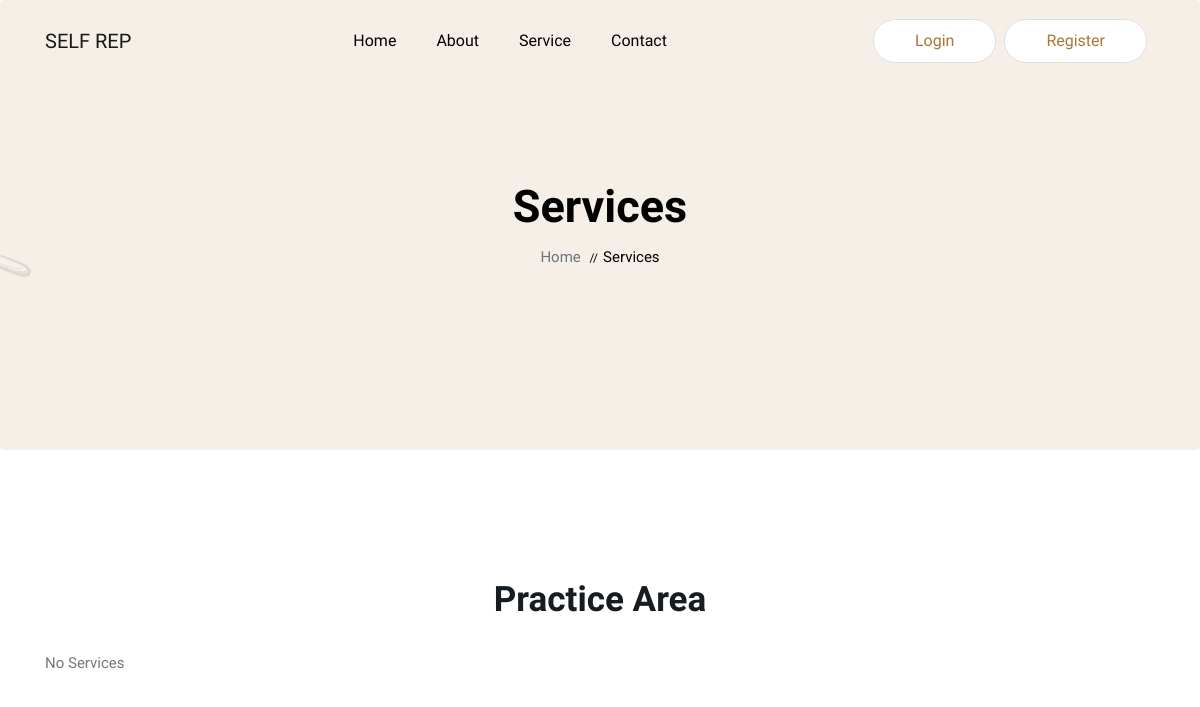
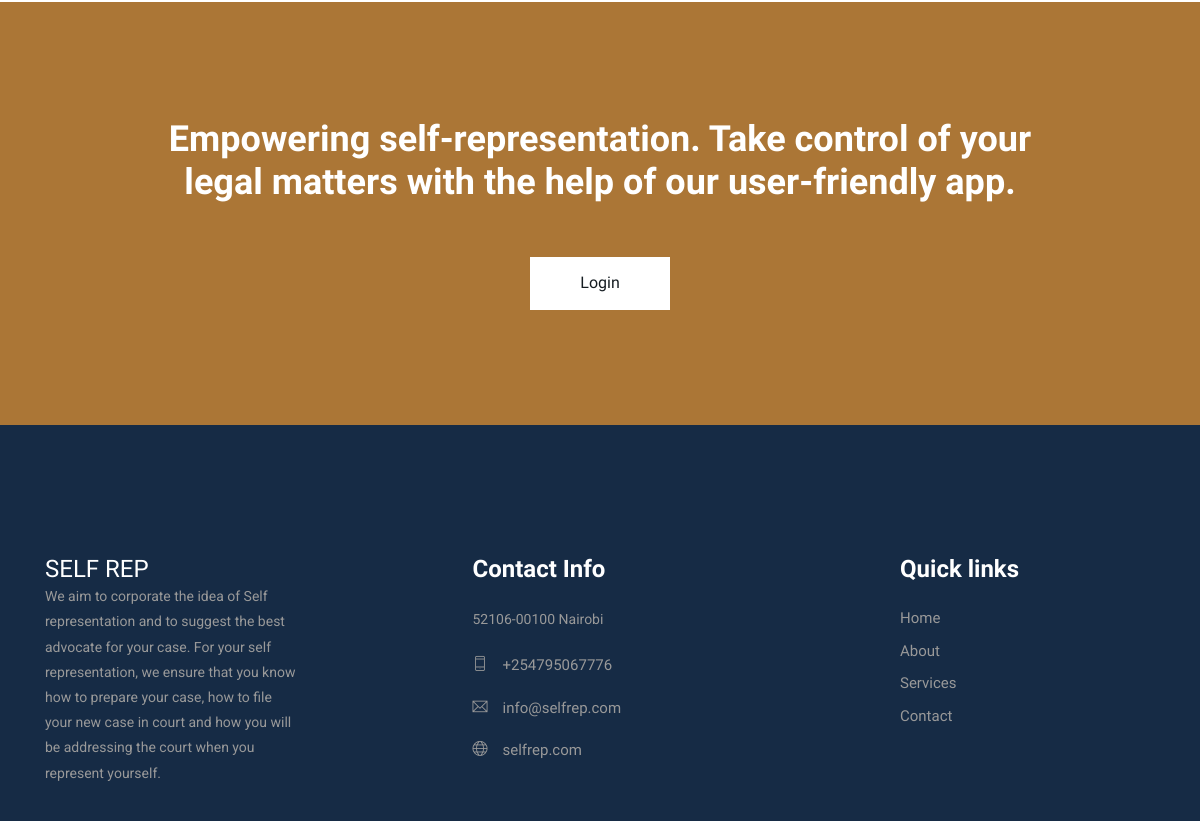
/services/, run on an earlier commit of the app's database (2 pictures, top to bottom).
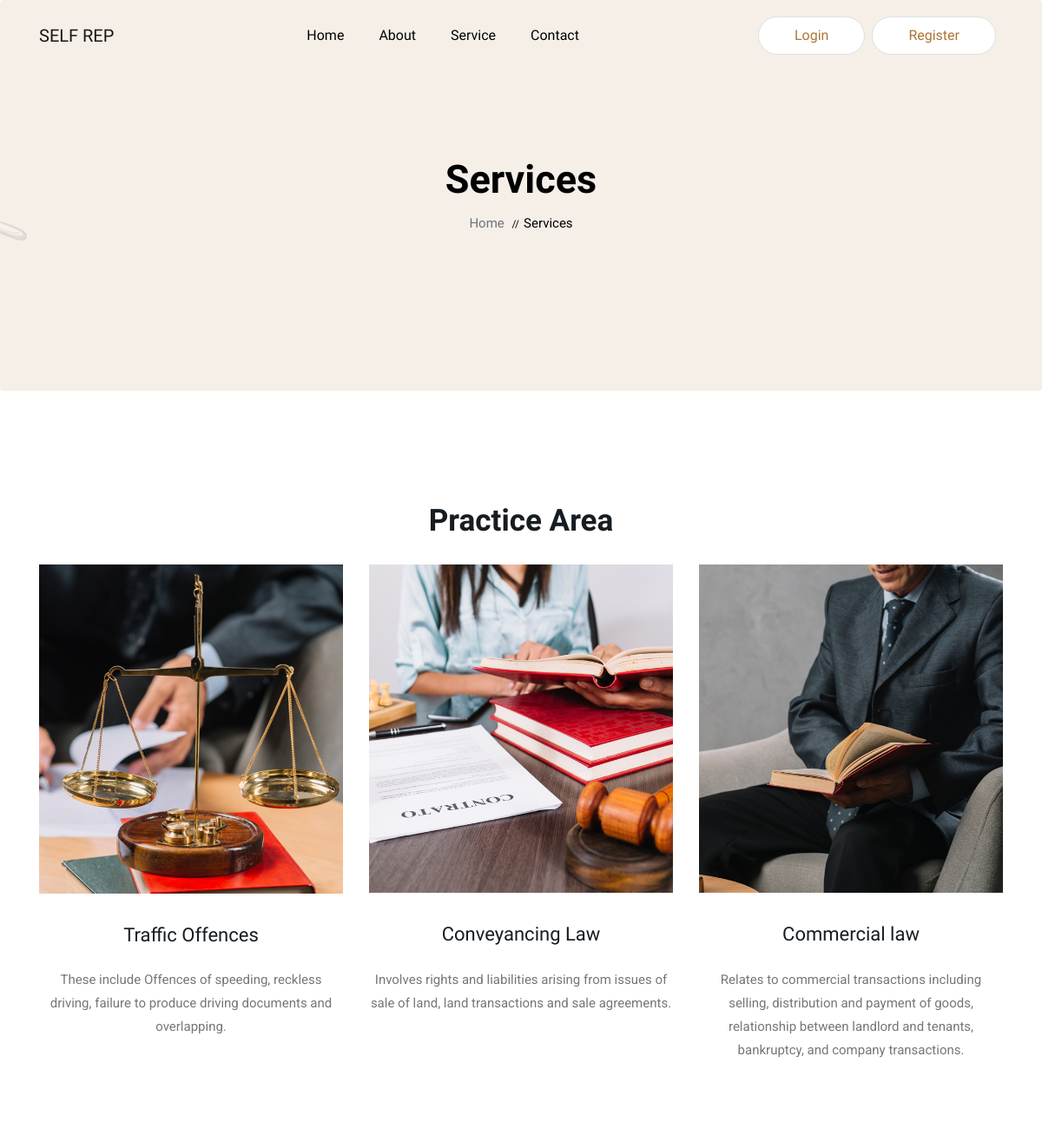
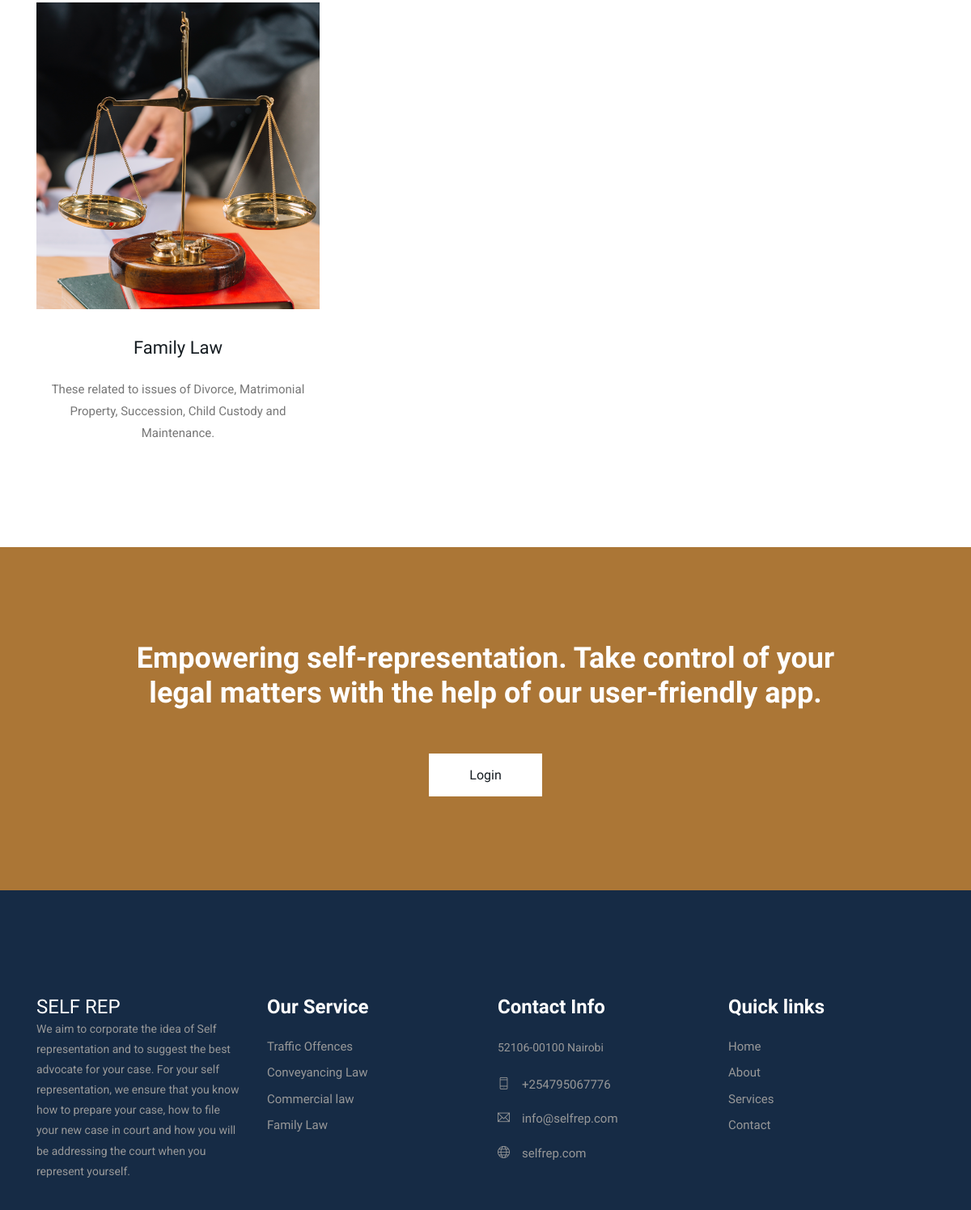
And on a later commit of the database (2 pictures, top to bottom).
### core/models.py (models this page shows, shortened)
class Service(models.Model):
    title = models.CharField(max_length=200)
    slug = models.SlugField(unique=True)
    description = models.TextField(null=True, blank=True)
    image = models.ImageField(upload_to='services/', null=True, blank=True)
    created = models.DateTimeField(auto_now_add=True)
    updated = models.DateTimeField(auto_now=True)
    class Meta:
        ordering = ['-created']
    def __str__(self):
        return self.title

### core/views.py (the view)
# urls.py: path('services/', views.services, name='services'),
def services(request):
    services = Service.objects.all()
    context = {
        'title': 'Services',
        'services': services
    }
    return render(request, 'service.html', context)

### templates/service.html
{% extends 'base.html' %}
{% block content %}
    {% include 'partials/services.html' %}
    {% include 'partials/ads.html' %}
{% endblock %}

### templates/base.html (shortened to what this page needs)
<!doctype html>
<html lang="en">
<head>
    {% include 'partials/css.html' %}
</head>
<body>
    {% include 'partials/top-nav.html' %}
    {% include 'partials/breadcrumb.html' %}
    {% block content %}
    {% endblock %}
    {% include 'partials/footer.html' %}
</body>
</html>

### templates/partials/css.html (shortened to what this page needs)
<link rel="stylesheet" href="/static/css/bootstrap.min.css">
<link rel="stylesheet" href="/static/css/animate.css">
<link rel="stylesheet" href="/static/css/owl.carousel.min.css">
<link rel="stylesheet" href="/static/css/themify-icons.css">
<link rel="stylesheet" href="/static/css/flaticon.css">
<link rel="stylesheet" href="/static/css/magnific-popup.css">
<link rel="stylesheet" href="/static/css/slick.css">
<link rel="stylesheet" href="/static/css/gijgo.min.css">
<link rel="stylesheet" href="/static/css/nice-select.css">
<link rel="stylesheet" href="/static/css/all.css">
<link rel="stylesheet" href="/static/css/style.css">

### templates/partials/top-nav.html (shortened to what this page needs)
<header class="main_menu home_menu">
    <div class="container">
        <div class="row align-items-center">
            <div class="col-lg-12">
                <nav class="navbar navbar-expand-lg navbar-light">
                    <a class="navbar-brand" href="/"> SELF REP </a>
                    <div class="collapse navbar-collapse main-menu-item" id="navbarSupportedContent">
                        <ul class="navbar-nav">
                            <li class="nav-item">
                                <a class="nav-link" href="/">Home</a>
                            </li>
                            <li class="nav-item">
                                <a class="nav-link" href="{% url 'about' %}">About</a>
                            </li>
                            <li class="nav-item">
                                <a class="nav-link" href="{% url 'services' %}">Service</a>
                            </li>
                            <li class="nav-item">
                                <a class="nav-link" href="{% url 'contact' %}">Contact</a>
                            </li>
                        </ul>
                    </div>
                    {% if user.is_authenticated %}
                        <a href="{% url 'account_logout' %}" class="d-none d-sm-block menu_btn">Logout</a>
                    {% else %}
                        <a href="{% url 'account_login' %}" class="d-none d-sm-block menu_btn">Login</a>
                        <a href="{% url 'account_signup' %}" class="d-none d-sm-block menu_btn mx-2">Register</a>
                    {% endif %}
                </nav>
            </div>
        </div>
    </div>
</header>

### templates/partials/breadcrumb.html
{% if title %}
{% if title != 'Home' %}
    <section class="breadcrumb breadcrumb_bg">
        <div class="container">
            <div class="row">
                <div class="col-lg-12">
                    <div class="breadcrumb_iner text-center">
                        <div class="breadcrumb_iner_item">
                            <h2>{{ title }}</h2>
                            <p><a href="/" class="text-muted">home</a> <span>//</span>{{ title }}</p>
                        </div>
                    </div>
                </div>
            </div>
        </div>
    </section>
{% endif %}
{% endif %}

### templates/partials/services.html
    <section class="single_service section_padding">
        <div class="container">
            <div class="row justify-content-center">
                <div class="col-lg-7 col-sm-10">
                    <div class="section_tittle">
                        <h2>Practice Area</h2>
                    </div>
                </div>
            </div>
            {% if services %}
            <div class="row justify-content-between">
                {% for service in services %}
                <div class="col-lg-4 col-sm-6">
                    <div class="single_single_service">
                        <img src="{% if service.image %}{{ service.image.url }}{% else %}/static/img/icon/service_1.svg{% endif %}" alt="{{ service }}">
                        <h4>{{ service.title }}</h4>
                        <p>{{ service.description }}</p>
                    </div>
                </div>
                {% endfor %}
            </div>
            {% else %}
                <p>No Services</p>
            {% endif %}
        </div>
    </section>

### templates/partials/ads.html
    <section class="cta_area">
        <div class="container">
            <div class="row justify-content-center">
                <div class="col-lg-10">
                    <div class="cta_text">
                        <h2>Empowering self-representation. Take control of your legal matters with the help of our user-friendly app.</h2>
                        {% if user.is_authenticated %}
                            <a href="{% url 'contact' %}" class="cta_btn">Learn More</a>
                        {% else %}
                            <a href="{% url 'account_login' %}" class="cta_btn">Login</a>
                        {% endif %}
                    </div>
                </div>
            </div>
        </div>
    </section>

### templates/partials/footer.html
<footer class="footer-area">
    <div class="container">
        <div class="row justify-content-between">
            <div class="col-sm-6 col-xl-3">
                <div class="single-footer-widget footer_1">
                    <a href="/" class="text-white h4">SELF REP</a>
                    <p>We aim to corporate the idea of Self representation and to suggest the best advocate for your
                        case. For your self representation, we ensure that you know how to prepare your case, how to
                        file your new case in court and how you will be addressing the court when you represent
                        yourself.</p>
                </div>
            </div>
            {% if services %}
            <div class="col-sm-6 col-xl-3">
                <div class="single-footer-widget">
                    <h4>Our Service</h4>
                    <ul>
                        {% for service in services %}
                        <li><a>{{ service.title }}</a></li>
                        {% endfor %}
                    </ul>
                </div>
            </div>
            {% endif %}
            <div class="col-sm-6 col-xl-3">
                <div class="single-footer-widget footer_icon">
                    <h4>Contact Info</h4>
                    <p>52106-00100 Nairobi</p>
                    <ul>
                        <li><a href="tel:+254795067776"><i class="ti-mobile"></i>+254795067776</a></li>
                        <li><a href="mailto:info@selfrep.com"><i class="ti-email"></i>info@selfrep.com</a></li>
                        <li><a href="/"><i class="ti-world"></i>selfrep.com</a></li>
                    </ul>
                </div>
            </div>
            <div class="col-sm-6 col-xl-3">
                <div class="single-footer-widget footer_3">
                    <h4>Quick links</h4>
                    <ul>
                        <li><a href="/">Home</a></li>
                        <li><a href="{% url 'about' %}">About</a></li>
                        <li><a href="{% url 'services' %}">Services</a></li>
                        <li><a href="{% url 'contact' %}">Contact</a></li>
                    </ul>
                </div>
            </div>
        </div>
    </div>
</footer>

What changed in the data, as far as the page shows it:
added Service: image (picture), title "Traffic Offences", description "These include Offences of speeding, reckless driving, failure to produce driving documents and overlapping."
added Service: image (picture), title "Conveyancing Law", description "Involves rights and liabilities arising from issues of sale of land, land transactions and sale agreements."
added Service: image (picture), title "Commercial law", description "Relates to commercial transactions including selling, distribution and payment of goods, relationship between landlord and tenants, bankruptcy, and company transactions."
added Service: image (picture), title "Family Law", description "These related to issues of Divorce, Matrimonial Property, Succession, Child Custody and Maintenance."
Also different on the page:
text no longer shown: "No Services"
text now shown: "Our Service"
